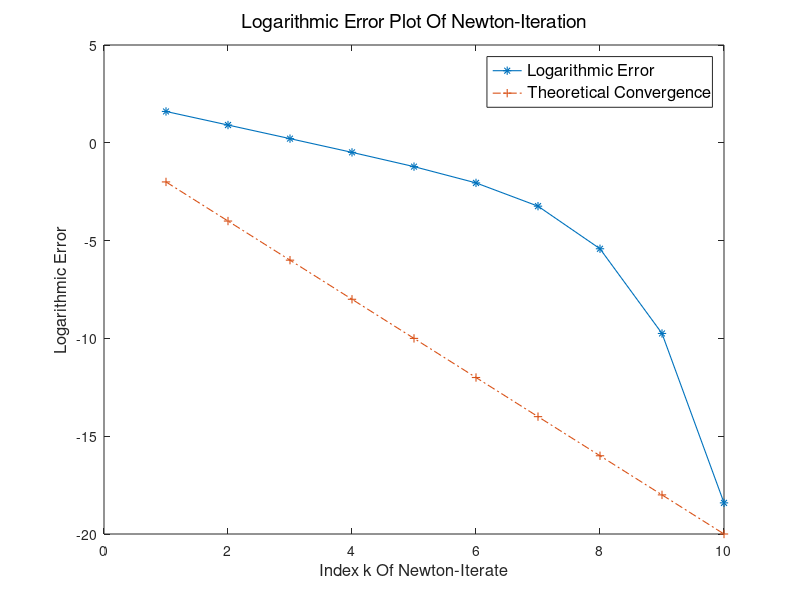

The MATLAB source for this figure:
% Step 1: Definition of All Problem Parameters

S          = 0.01;
delta      = 0.05;
gamma      = 0.20;
K_1        = 0.04;
K_2        = 0.02;
K_O        = 0.01;
mu_1       = 0.001;
mu_2       = 0.001;
mu_O       = 0.001;
mu_P       = 0.001;

% Step 2: Definition of the function g

g   = @(x) S + (delta - mu_1)*x - (delta/gamma + 2*K_1)*x^2 - ((K_1*K_2)/(mu_2+K_2*x))*x^3 - (K_O*K_1*K_2*x^4)/((mu_O + K_O*x)*(mu_2 + K_2*x));
g_x = @(x) (delta - mu_1) - 2*(delta/gamma + 2*K_1)*x - (2*K_1*K_2*K_2*x^3 + 3*mu_2*K_1*K_2*x^2)/((mu_2 + K_2*x)^2) - (K_O*K_1*K_2*x^3*(4*mu_O*mu_2 + 3*mu_O*K_2*x + 3*mu_2*K_O*x + 2*K_O*K_2*x^2))/((mu_O + K_O*x)^2*(mu_2 + K_2*x)^2);

% Step 3: Newton-Iteration

N_max  = 10;
M      = zeros(1,N_max+1);
M_zero = 10;
M(1)   = M_zero;

for j = 1:1:N_max
  M(j+1) = M(j) - g(M(j))/(g_x(M(j)));
endfor

% Step 4: Computation of errors |M(j) - M(end)|

ind    = 1:1:(length(M)-1);
err    = zeros(1,length(ind));

for j = 1:1:length(ind)
  err(j) = log(abs(M(j+1) - M(j)));
endfor

% Step 5: Calculation of equilibrium state and verification

M_star  = M(end);
D_star  = (K_1*(M_star)^2)/(mu_2 + K_2*M_star);
O_star  = (K_2*M_star*D_star)/(mu_O + K_O*M_star);
P_star  = (K_O*M_star*O_star)/(mu_P);
Eq_star = [M_star D_star O_star P_star];

f1      = @(M,D,O,P) S + (delta-mu_1)*M - (delta/gamma)*M^2 - 2*K_1*M^2 - K_2*M*D - K_O*M*O;
f2      = @(M,D,O,P) K_1*M^2 - K_2*M*D - mu_2*D;
f3      = @(M,D,O,P) K_2*M*D - K_O*M*O - mu_O*O;
f4      = @(M,D,O,P) K_O*M*O - mu_P*P;

% Step 6: Error plot

figure(1)
plot(ind,err,'linewidth',0.8,'marker','*','linestyle','-')
hold on
plot(ind,-2*ind,'linewidth',0.8,'marker','+','linestyle','-.')
title('Logarithmic Error Plot Of Newton-Iteration','fontsize',14,'fontweight','normal')
legend({'Logarithmic Error','Theoretical Convergence'},'location','northeast','fontsize',12)
xlabel('Index k Of Newton-Iterate','fontsize',12)
ylabel('Logarithmic Error','fontsize',12)
hold off
